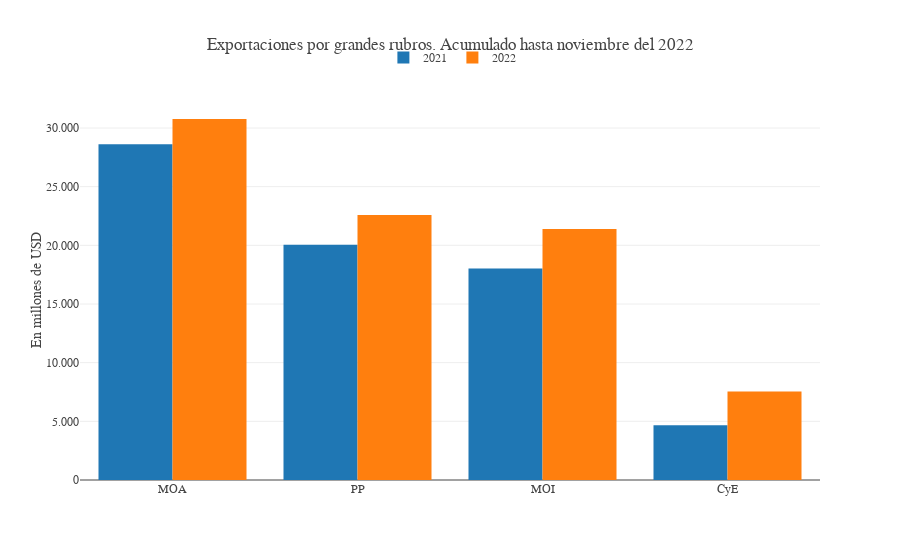

The notebook cell this image was saved under:
### Code cell
# Falta el acumulado
def plot_barras_usos_rubros(importacion:bool, acumulado:bool):
       titulo = "Importaciones por usos económicos. " if importacion else "Exportaciones por grandes rubros. "
       if acumulado:
              df_rubro_uso = genera_uso_rubro_acumulada(df, importacion=importacion)
              titulo_plot = f"{titulo}Acumulado hasta {DIC_MESES[ultimo_mes]} del {ultimo_anio}"
              custom_data_1 = f"{ultimo_anio-1}"
              custom_data_2 = f"{ultimo_anio}"
       else:
              df_rubro_uso = genera_uso_rubro_mensual(df, importacion=importacion)[genera_uso_rubro_mensual(df, importacion=importacion).mes == ultimo_mes].reset_index(drop = True)
              titulo_plot = f"{titulo} {ultimo_anio}"
              custom_data_1 = f"{DIC_MESES[ultimo_mes].capitalize()} {ultimo_anio-1}"
              custom_data_2 = f"{DIC_MESES[ultimo_mes].capitalize()} {ultimo_anio}"
       
       df_rubro_uso = df_rubro_uso.sort_values("valor",ascending=False)
       eje_x = df_rubro_uso[df_rubro_uso.anio==ultimo_anio].rubro_uso.unique()
              
       fig = go.Figure(data = [
       go.Bar(name = custom_data_1, x = df_rubro_uso[df_rubro_uso.anio==ultimo_anio-1].rubro_uso_corto, y = df_rubro_uso[df_rubro_uso.anio==ultimo_anio-1].valor,
              customdata = np.transpose([[custom_data_1]*len(eje_x),
              eje_x,
              df_rubro_uso[df_rubro_uso.anio==ultimo_anio-1]["Participación porcentual"],
              # df_rubro_uso[df_rubro_uso.anio==ultimo_anio-1]["Variación porcentual"],
              ]),
              hovertemplate = "<b>%{customdata[0]}</b><br<extra></extra>>"+
              "%{customdata[1]}<br>Dólares $%{y:,.1f}<br>Participación porcentual: %{customdata[2]:.1%}"              
              , ) ,         
       go.Bar(name = custom_data_2, x = df_rubro_uso[df_rubro_uso.anio==ultimo_anio].rubro_uso_corto, y = df_rubro_uso[df_rubro_uso.anio==ultimo_anio].valor,
              customdata = np.transpose([[custom_data_2]*len(eje_x),
                                          eje_x,
                                          df_rubro_uso[df_rubro_uso.anio==ultimo_anio]["Participación porcentual"],
              df_rubro_uso[df_rubro_uso.anio==ultimo_anio]["Variación porcentual"],
              ]),
              hovertemplate = "<b>%{customdata[0]}</b><br><extra></extra>"+
              "%{customdata[1]}<br>Dólares $%{y:,.1f}<br>Participación porcentual: %{customdata[2]:.1%}"+
              "<br>Variación porcentual: %{customdata[3]:.1%}",           
              ), #Como odio esta mierda
       ]
       )
       fig.update_yaxes(tickformat = ",", title_text = "En millones de USD")


       fig.update_layout(barmode='group', template = None, separators=",.", title_text = titulo_plot,
                     font_family = "verdana",
                     legend=dict(
              yanchor="top", orientation = "h",
              y=1.15,
              xanchor="left", 
              x=0.41))
       return fig

plot_barras_usos_rubros(importacion=False, acumulado=True)

### Figure 1 — Plotly figure (JSON) as saved in the notebook; plotly's stock layout.template omitted (floating-point values rounded to 4 significant figures)
{"data": [{"customdata": [["2021", "Manufacturas de origen agropecuario", 0.401], ["2021", "Productos primarios", 0.2811], ["2021", "Manufacturas de origen industrial", 0.2526], ["2021", "Combustibles y energía", 0.06527]], "hovertemplate": "<b>%{customdata[0]}</b><br<extra></extra>>%{customdata[1]}<br>Dólares $%{y:,.1f}<br>Participación porcentual: %{customdata[2]:.1%}", "name": "2021", "type": "bar", "x": ["MOA", "PP", "MOI", "CyE"], "y": [28610.0, 20060.0, 18020.0, 4657.0]}, {"customdata": [["2022", "Manufacturas de origen agropecuario", 0.3739, 0.07533], ["2022", "Productos primarios", 0.2745, 0.1262], ["2022", "Manufacturas de origen industrial", 0.2599, 0.1868], ["2022", "Combustibles y energía", 0.09176, 0.6215]], "hovertemplate": "<b>%{customdata[0]}</b><br><extra></extra>%{customdata[1]}<br>Dólares $%{y:,.1f}<br>Participación porcentual: %{customdata[2]:.1%}<br>Variación porcentual: %{customdata[3]:.1%}", "name": "2022", "type": "bar", "x": ["MOA", "PP", "MOI", "CyE"], "y": [30770.0, 22590.0, 21390.0, 7551.0]}], "layout": {"barmode": "group", "font": {"family": "verdana"}, "legend": {"orientation": "h", "x": 0.41, "xanchor": "left", "y": 1.15, "yanchor": "top"}, "separators": ",.", "title": {"text": "Exportaciones por grandes rubros. Acumulado hasta noviembre del 2022"}, "yaxis": {"tickformat": ",", "title": {"text": "En millones de USD"}}}}
